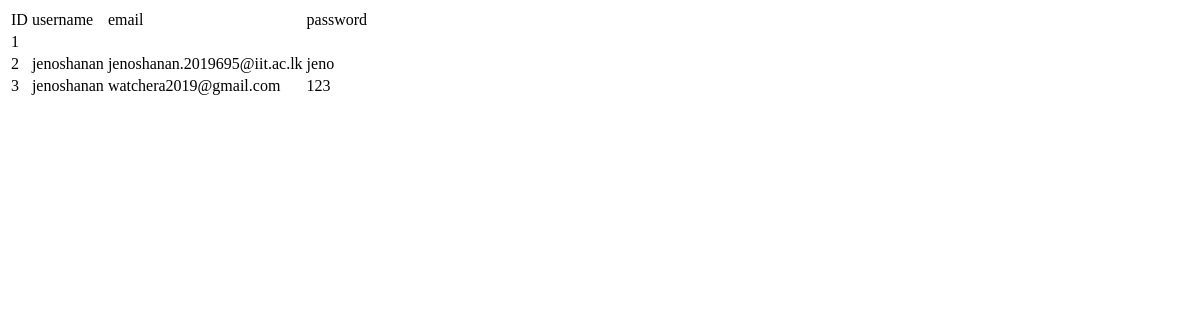
/viewUser, run on an earlier commit of the app's database.
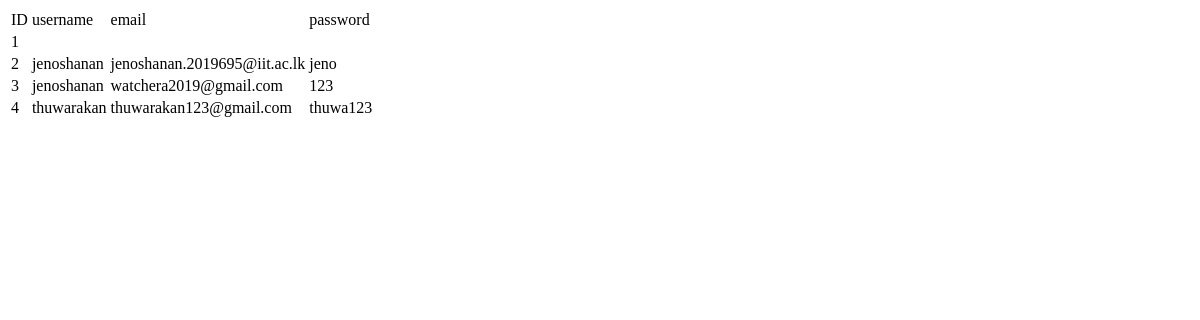
And on a later commit of the database.
### tables this page shows
CREATE TABLE Admin (id INTEGER PRIMARY KEY AUTOINCREMENT, username TEXT NOT NULL, email TEXT UNIQUE NOT NULL, password TEXT UNIQUE NOT NULL);

### watcher.py (the view)
@app.route("/viewUser")
def viewUser():
    con = sqlite3.connect("admin.db")
    con.row_factory = sqlite3.Row
    cur = con.cursor()
    cur.execute("select * from Admin")
    rows = cur.fetchall()
    return render_template("viewUser.html",rows=rows)

### templates/viewUser.html (shortened to what this page needs)
<!DOCTYPE html>
<html lang="en">
<head>
</head>
<body>
    <table>
        <thead>
          <td>ID</td>
          <td>username</td>
          <td>email</td>
          <td>password</td>
        </thead>
        {% for row in rows %}
        <tr>
         <td>{{row["id"]}}</td>
          <td>{{row["username"]}}</td>
          <td>{{row["email"]}}</td>
          <td>{{row["password"]}}</td>
        </tr>
        {% endfor %}
</body>
</html>

What changed in the data, as far as the page shows it:
added Admin: id "4", username "thuwarakan", email "thuwarakan123@gmail.com", password "thuwa123"
